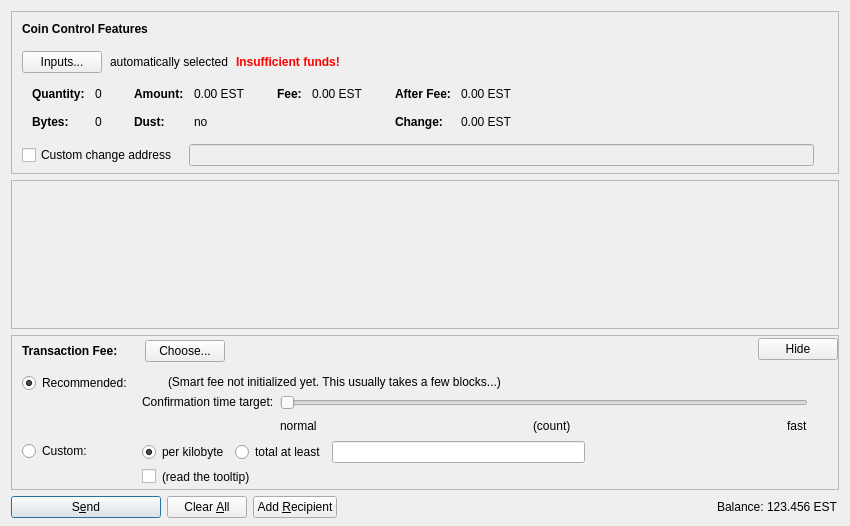
<?xml version="1.0" encoding="UTF-8"?>
<ui version="4.0">
 <class>SendCoinsDialog</class>
 <widget class="QDialog" name="SendCoinsDialog">
  <property name="geometry">
   <rect>
    <x>0</x>
    <y>0</y>
    <width>850</width>
    <height>526</height>
   </rect>
  </property>
  <property name="windowTitle">
   <string>Send Coins</string>
  </property>
  <layout class="QVBoxLayout" name="verticalLayout" stretch="0,1,0,0">
   <property name="bottomMargin">
    <number>8</number>
   </property>
   <item>
    <widget class="QFrame" name="frameCoinControl">
     <property name="sizePolicy">
      <sizepolicy hsizetype="Expanding" vsizetype="Expanding">
       <horstretch>0</horstretch>
       <verstretch>0</verstretch>
      </sizepolicy>
     </property>
     <property name="maximumSize">
      <size>
       <width>16777215</width>
       <height>16777215</height>
      </size>
     </property>
     <property name="frameShape">
      <enum>QFrame::StyledPanel</enum>
     </property>
     <property name="frameShadow">
      <enum>QFrame::Sunken</enum>
     </property>
     <layout class="QVBoxLayout" name="verticalLayoutCoinControl2">
      <property name="spacing">
       <number>0</number>
      </property>
      <property name="leftMargin">
       <number>0</number>
      </property>
      <property name="topMargin">
       <number>0</number>
      </property>
      <property name="rightMargin">
       <number>0</number>
      </property>
      <property name="bottomMargin">
       <number>6</number>
      </property>
      <item>
       <layout class="QVBoxLayout" name="verticalLayoutCoinControl" stretch="0,0,0,0,1">
        <property name="spacing">
         <number>0</number>
        </property>
        <property name="leftMargin">
         <number>10</number>
        </property>
        <property name="topMargin">
         <number>10</number>
        </property>
        <item>
         <layout class="QHBoxLayout" name="horizontalLayoutCoinControl1">
          <property name="bottomMargin">
           <number>15</number>
          </property>
          <item>
           <widget class="QLabel" name="labelCoinControlFeatures">
            <property name="sizePolicy">
             <sizepolicy hsizetype="Preferred" vsizetype="Maximum">
              <horstretch>0</horstretch>
              <verstretch>0</verstretch>
             </sizepolicy>
            </property>
            <property name="font">
             <font>
              <weight>75</weight>
              <bold>true</bold>
             </font>
            </property>
            <property name="styleSheet">
             <string notr="true">font-weight:bold;</string>
            </property>
            <property name="text">
             <string>Coin Control Features</string>
            </property>
           </widget>
          </item>
         </layout>
        </item>
        <item>
         <layout class="QHBoxLayout" name="horizontalLayoutCoinControl2" stretch="0,0,0,0">
          <property name="spacing">
           <number>8</number>
          </property>
          <property name="bottomMargin">
           <number>10</number>
          </property>
          <item>
           <widget class="QPushButton" name="pushButtonCoinControl">
            <property name="styleSheet">
             <string notr="true"/>
            </property>
            <property name="text">
             <string>Inputs...</string>
            </property>
            <property name="autoDefault">
             <bool>false</bool>
            </property>
           </widget>
          </item>
          <item>
           <widget class="QLabel" name="labelCoinControlAutomaticallySelected">
            <property name="text">
             <string>automatically selected</string>
            </property>
            <property name="margin">
             <number>5</number>
            </property>
           </widget>
          </item>
          <item>
           <widget class="QLabel" name="labelCoinControlInsuffFunds">
            <property name="font">
             <font>
              <weight>75</weight>
              <bold>true</bold>
             </font>
            </property>
            <property name="styleSheet">
             <string notr="true">color:red;font-weight:bold;</string>
            </property>
            <property name="text">
             <string>Insufficient funds!</string>
            </property>
            <property name="margin">
             <number>5</number>
            </property>
           </widget>
          </item>
          <item>
           <spacer name="horizontalSpacerCoinControl">
            <property name="orientation">
             <enum>Qt::Horizontal</enum>
            </property>
            <property name="sizeHint" stdset="0">
             <size>
              <width>40</width>
              <height>1</height>
             </size>
            </property>
           </spacer>
          </item>
         </layout>
        </item>
        <item>
         <widget class="QWidget" name="widgetCoinControl" native="true">
          <property name="sizePolicy">
           <sizepolicy hsizetype="Preferred" vsizetype="Preferred">
            <horstretch>0</horstretch>
            <verstretch>0</verstretch>
           </sizepolicy>
          </property>
          <property name="minimumSize">
           <size>
            <width>0</width>
            <height>0</height>
           </size>
          </property>
          <property name="styleSheet">
           <string notr="true"/>
          </property>
          <layout class="QHBoxLayout" name="horizontalLayoutCoinControl5">
           <property name="leftMargin">
            <number>0</number>
           </property>
           <property name="topMargin">
            <number>0</number>
           </property>
           <property name="rightMargin">
            <number>0</number>
           </property>
           <property name="bottomMargin">
            <number>0</number>
           </property>
           <item>
            <layout class="QHBoxLayout" name="horizontalLayoutCoinControl3" stretch="0,0,0,1">
             <property name="spacing">
              <number>20</number>
             </property>
             <property name="topMargin">
              <number>0</number>
             </property>
             <property name="bottomMargin">
              <number>10</number>
             </property>
             <item>
              <layout class="QFormLayout" name="formLayoutCoinControl1">
               <property name="horizontalSpacing">
                <number>10</number>
               </property>
               <property name="verticalSpacing">
                <number>14</number>
               </property>
               <property name="leftMargin">
                <number>10</number>
               </property>
               <property name="topMargin">
                <number>4</number>
               </property>
               <property name="rightMargin">
                <number>6</number>
               </property>
               <item row="0" column="0">
                <widget class="QLabel" name="labelCoinControlQuantityText">
                 <property name="font">
                  <font>
                   <weight>75</weight>
                   <bold>true</bold>
                  </font>
                 </property>
                 <property name="text">
                  <string>Quantity:</string>
                 </property>
                 <property name="margin">
                  <number>0</number>
                 </property>
                </widget>
               </item>
               <item row="0" column="1">
                <widget class="QLabel" name="labelCoinControlQuantity">
                 <property name="cursor">
                  <cursorShape>IBeamCursor</cursorShape>
                 </property>
                 <property name="contextMenuPolicy">
                  <enum>Qt::ActionsContextMenu</enum>
                 </property>
                 <property name="text">
                  <string notr="true">0</string>
                 </property>
                 <property name="margin">
                  <number>0</number>
                 </property>
                 <property name="textInteractionFlags">
                  <set>Qt::LinksAccessibleByMouse|Qt::TextSelectableByKeyboard|Qt::TextSelectableByMouse</set>
                 </property>
                </widget>
               </item>
               <item row="1" column="0">
                <widget class="QLabel" name="labelCoinControlBytesText">
                 <property name="font">
                  <font>
                   <weight>75</weight>
                   <bold>true</bold>
                  </font>
                 </property>
                 <property name="text">
                  <string>Bytes:</string>
                 </property>
                </widget>
               </item>
               <item row="1" column="1">
                <widget class="QLabel" name="labelCoinControlBytes">
                 <property name="cursor">
                  <cursorShape>IBeamCursor</cursorShape>
                 </property>
                 <property name="contextMenuPolicy">
                  <enum>Qt::ActionsContextMenu</enum>
                 </property>
                 <property name="text">
                  <string notr="true">0</string>
                 </property>
                 <property name="textInteractionFlags">
                  <set>Qt::LinksAccessibleByMouse|Qt::TextSelectableByKeyboard|Qt::TextSelectableByMouse</set>
                 </property>
                </widget>
               </item>
              </layout>
             </item>
             <item>
              <layout class="QFormLayout" name="formLayoutCoinControl2">
               <property name="horizontalSpacing">
                <number>10</number>
               </property>
               <property name="verticalSpacing">
                <number>14</number>
               </property>
               <property name="leftMargin">
                <number>6</number>
               </property>
               <property name="topMargin">
                <number>4</number>
               </property>
               <property name="rightMargin">
                <number>6</number>
               </property>
               <item row="0" column="0">
                <widget class="QLabel" name="labelCoinControlAmountText">
                 <property name="font">
                  <font>
                   <weight>75</weight>
                   <bold>true</bold>
                  </font>
                 </property>
                 <property name="text">
                  <string>Amount:</string>
                 </property>
                 <property name="margin">
                  <number>0</number>
                 </property>
                </widget>
               </item>
               <item row="0" column="1">
                <widget class="QLabel" name="labelCoinControlAmount">
                 <property name="cursor">
                  <cursorShape>IBeamCursor</cursorShape>
                 </property>
                 <property name="contextMenuPolicy">
                  <enum>Qt::ActionsContextMenu</enum>
                 </property>
                 <property name="text">
                  <string notr="true">0.00 EST</string>
                 </property>
                 <property name="textInteractionFlags">
                  <set>Qt::LinksAccessibleByMouse|Qt::TextSelectableByKeyboard|Qt::TextSelectableByMouse</set>
                 </property>
                </widget>
               </item>
               <item row="1" column="0">
                <widget class="QLabel" name="labelCoinControlLowOutputText">
                 <property name="font">
                  <font>
                   <weight>75</weight>
                   <bold>true</bold>
                  </font>
                 </property>
                 <property name="text">
                  <string>Dust:</string>
                 </property>
                </widget>
               </item>
               <item row="1" column="1">
                <widget class="QLabel" name="labelCoinControlLowOutput">
                 <property name="cursor">
                  <cursorShape>IBeamCursor</cursorShape>
                 </property>
                 <property name="contextMenuPolicy">
                  <enum>Qt::ActionsContextMenu</enum>
                 </property>
                 <property name="text">
                  <string notr="true">no</string>
                 </property>
                 <property name="textInteractionFlags">
                  <set>Qt::LinksAccessibleByMouse|Qt::TextSelectableByKeyboard|Qt::TextSelectableByMouse</set>
                 </property>
                </widget>
               </item>
              </layout>
             </item>
             <item>
              <layout class="QFormLayout" name="formLayoutCoinControl3">
               <property name="horizontalSpacing">
                <number>10</number>
               </property>
               <property name="verticalSpacing">
                <number>14</number>
               </property>
               <property name="leftMargin">
                <number>6</number>
               </property>
               <property name="topMargin">
                <number>4</number>
               </property>
               <property name="rightMargin">
                <number>6</number>
               </property>
               <item row="0" column="0">
                <widget class="QLabel" name="labelCoinControlFeeText">
                 <property name="font">
                  <font>
                   <weight>75</weight>
                   <bold>true</bold>
                  </font>
                 </property>
                 <property name="text">
                  <string>Fee:</string>
                 </property>
                 <property name="margin">
                  <number>0</number>
                 </property>
                </widget>
               </item>
               <item row="0" column="1">
                <widget class="QLabel" name="labelCoinControlFee">
                 <property name="cursor">
                  <cursorShape>IBeamCursor</cursorShape>
                 </property>
                 <property name="contextMenuPolicy">
                  <enum>Qt::ActionsContextMenu</enum>
                 </property>
                 <property name="text">
                  <string notr="true">0.00 EST</string>
                 </property>
                 <property name="textInteractionFlags">
                  <set>Qt::LinksAccessibleByMouse|Qt::TextSelectableByKeyboard|Qt::TextSelectableByMouse</set>
                 </property>
                </widget>
               </item>
              </layout>
             </item>
             <item>
              <layout class="QFormLayout" name="formLayoutCoinControl4">
               <property name="horizontalSpacing">
                <number>10</number>
               </property>
               <property name="verticalSpacing">
                <number>14</number>
               </property>
               <property name="leftMargin">
                <number>6</number>
               </property>
               <property name="topMargin">
                <number>4</number>
               </property>
               <property name="rightMargin">
                <number>6</number>
               </property>
               <item row="0" column="0">
                <widget class="QLabel" name="labelCoinControlAfterFeeText">
                 <property name="font">
                  <font>
                   <weight>75</weight>
                   <bold>true</bold>
                  </font>
                 </property>
                 <property name="text">
                  <string>After Fee:</string>
                 </property>
                 <property name="margin">
                  <number>0</number>
                 </property>
                </widget>
               </item>
               <item row="0" column="1">
                <widget class="QLabel" name="labelCoinControlAfterFee">
                 <property name="cursor">
                  <cursorShape>IBeamCursor</cursorShape>
                 </property>
                 <property name="contextMenuPolicy">
                  <enum>Qt::ActionsContextMenu</enum>
                 </property>
                 <property name="text">
                  <string notr="true">0.00 EST</string>
                 </property>
                 <property name="textInteractionFlags">
                  <set>Qt::LinksAccessibleByMouse|Qt::TextSelectableByKeyboard|Qt::TextSelectableByMouse</set>
                 </property>
                </widget>
               </item>
               <item row="1" column="0">
                <widget class="QLabel" name="labelCoinControlChangeText">
                 <property name="font">
                  <font>
                   <weight>75</weight>
                   <bold>true</bold>
                  </font>
                 </property>
                 <property name="text">
                  <string>Change:</string>
                 </property>
                </widget>
               </item>
               <item row="1" column="1">
                <widget class="QLabel" name="labelCoinControlChange">
                 <property name="cursor">
                  <cursorShape>IBeamCursor</cursorShape>
                 </property>
                 <property name="contextMenuPolicy">
                  <enum>Qt::ActionsContextMenu</enum>
                 </property>
                 <property name="text">
                  <string notr="true">0.00 EST</string>
                 </property>
                 <property name="textInteractionFlags">
                  <set>Qt::LinksAccessibleByMouse|Qt::TextSelectableByKeyboard|Qt::TextSelectableByMouse</set>
                 </property>
                </widget>
               </item>
              </layout>
             </item>
            </layout>
           </item>
          </layout>
         </widget>
        </item>
        <item>
         <layout class="QHBoxLayout" name="horizontalLayoutCoinControl4" stretch="0,0,0">
          <property name="spacing">
           <number>12</number>
          </property>
          <property name="sizeConstraint">
           <enum>QLayout::SetDefaultConstraint</enum>
          </property>
          <property name="topMargin">
           <number>5</number>
          </property>
          <property name="rightMargin">
           <number>5</number>
          </property>
          <item>
           <widget class="QCheckBox" name="checkBoxCoinControlChange">
            <property name="toolTip">
             <string>If this is activated, but the change address is empty or invalid, change will be sent to a newly generated address.</string>
            </property>
            <property name="text">
             <string>Custom change address</string>
            </property>
           </widget>
          </item>
          <item>
           <widget class="QValidatedLineEdit" name="lineEditCoinControlChange">
            <property name="enabled">
             <bool>false</bool>
            </property>
            <property name="sizePolicy">
             <sizepolicy hsizetype="Expanding" vsizetype="Fixed">
              <horstretch>0</horstretch>
              <verstretch>0</verstretch>
             </sizepolicy>
            </property>
           </widget>
          </item>
          <item>
           <widget class="QLabel" name="labelCoinControlChangeLabel">
            <property name="sizePolicy">
             <sizepolicy hsizetype="Preferred" vsizetype="Expanding">
              <horstretch>0</horstretch>
              <verstretch>0</verstretch>
             </sizepolicy>
            </property>
            <property name="minimumSize">
             <size>
              <width>0</width>
              <height>0</height>
             </size>
            </property>
            <property name="text">
             <string/>
            </property>
            <property name="margin">
             <number>3</number>
            </property>
           </widget>
          </item>
         </layout>
        </item>
        <item>
         <spacer name="verticalSpacerCoinControl">
          <property name="orientation">
           <enum>Qt::Vertical</enum>
          </property>
          <property name="sizeHint" stdset="0">
           <size>
            <width>800</width>
            <height>1</height>
           </size>
          </property>
         </spacer>
        </item>
       </layout>
      </item>
     </layout>
    </widget>
   </item>
   <item>
    <widget class="QScrollArea" name="scrollArea">
     <property name="widgetResizable">
      <bool>true</bool>
     </property>
     <widget class="QWidget" name="scrollAreaWidgetContents">
      <property name="geometry">
       <rect>
        <x>0</x>
        <y>0</y>
        <width>830</width>
        <height>104</height>
       </rect>
      </property>
      <layout class="QVBoxLayout" name="verticalLayout_2" stretch="0,1">
       <property name="leftMargin">
        <number>0</number>
       </property>
       <property name="topMargin">
        <number>0</number>
       </property>
       <property name="rightMargin">
        <number>0</number>
       </property>
       <property name="bottomMargin">
        <number>0</number>
       </property>
       <item>
        <layout class="QVBoxLayout" name="entries">
         <property name="spacing">
          <number>6</number>
         </property>
        </layout>
       </item>
       <item>
        <spacer name="verticalSpacer">
         <property name="orientation">
          <enum>Qt::Vertical</enum>
         </property>
         <property name="sizeHint" stdset="0">
          <size>
           <width>20</width>
           <height>40</height>
          </size>
         </property>
        </spacer>
       </item>
      </layout>
     </widget>
    </widget>
   </item>
   <item>
    <widget class="QFrame" name="frameFee">
     <property name="sizePolicy">
      <sizepolicy hsizetype="Expanding" vsizetype="Expanding">
       <horstretch>0</horstretch>
       <verstretch>0</verstretch>
      </sizepolicy>
     </property>
     <property name="maximumSize">
      <size>
       <width>16777215</width>
       <height>16777215</height>
      </size>
     </property>
     <property name="frameShape">
      <enum>QFrame::StyledPanel</enum>
     </property>
     <property name="frameShadow">
      <enum>QFrame::Sunken</enum>
     </property>
     <layout class="QVBoxLayout" name="verticalLayoutFee1">
      <property name="spacing">
       <number>0</number>
      </property>
      <property name="leftMargin">
       <number>0</number>
      </property>
      <property name="topMargin">
       <number>0</number>
      </property>
      <property name="rightMargin">
       <number>0</number>
      </property>
      <property name="bottomMargin">
       <number>0</number>
      </property>
      <item>
       <layout class="QVBoxLayout" name="verticalLayoutFee2" stretch="0,0,0">
        <property name="spacing">
         <number>0</number>
        </property>
        <property name="leftMargin">
         <number>10</number>
        </property>
        <property name="topMargin">
         <number>0</number>
        </property>
        <item>
         <layout class="QHBoxLayout" name="horizontalLayoutFee1">
          <property name="bottomMargin">
           <number>0</number>
          </property>
          <item>
           <layout class="QVBoxLayout" name="verticalLayoutFee7">
            <property name="spacing">
             <number>0</number>
            </property>
            <item>
             <spacer name="verticalSpacerSmartFee">
              <property name="orientation">
               <enum>Qt::Vertical</enum>
              </property>
              <property name="sizeType">
               <enum>QSizePolicy::Fixed</enum>
              </property>
              <property name="sizeHint" stdset="0">
               <size>
                <width>1</width>
                <height>4</height>
               </size>
              </property>
             </spacer>
            </item>
            <item>
             <layout class="QHBoxLayout" name="horizontalLayoutSmartFee">
              <property name="spacing">
               <number>10</number>
              </property>
              <item>
               <widget class="QLabel" name="labelFeeHeadline">
                <property name="sizePolicy">
                 <sizepolicy hsizetype="Preferred" vsizetype="Maximum">
                  <horstretch>0</horstretch>
                  <verstretch>0</verstretch>
                 </sizepolicy>
                </property>
                <property name="font">
                 <font>
                  <weight>75</weight>
                  <bold>true</bold>
                 </font>
                </property>
                <property name="styleSheet">
                 <string notr="true">font-weight:bold;</string>
                </property>
                <property name="text">
                 <string>Transaction Fee:</string>
                </property>
               </widget>
              </item>
              <item>
               <widget class="QLabel" name="labelFeeMinimized">
                <property name="text">
                 <string/>
                </property>
               </widget>
              </item>
              <item>
               <widget class="QPushButton" name="buttonChooseFee">
                <property name="text">
                 <string>Choose...</string>
                </property>
               </widget>
              </item>
             </layout>
            </item>
            <item>
             <spacer name="verticalSpacer_5">
              <property name="orientation">
               <enum>Qt::Vertical</enum>
              </property>
              <property name="sizeHint" stdset="0">
               <size>
                <width>1</width>
                <height>1</height>
               </size>
              </property>
             </spacer>
            </item>
           </layout>
          </item>
          <item>
           <spacer name="horizontalSpacer_4">
            <property name="orientation">
             <enum>Qt::Horizontal</enum>
            </property>
            <property name="sizeHint" stdset="0">
             <size>
              <width>40</width>
              <height>20</height>
             </size>
            </property>
           </spacer>
          </item>
          <item>
           <widget class="QPushButton" name="buttonMinimizeFee">
            <property name="toolTip">
             <string>collapse fee-settings</string>
            </property>
            <property name="text">
             <string>Hide</string>
            </property>
           </widget>
          </item>
         </layout>
        </item>
        <item>
         <widget class="QFrame" name="frameFeeSelection">
          <layout class="QVBoxLayout" name="verticalLayoutFee12">
           <property name="spacing">
            <number>0</number>
           </property>
           <property name="leftMargin">
            <number>0</number>
           </property>
           <property name="topMargin">
            <number>0</number>
           </property>
           <property name="rightMargin">
            <number>0</number>
           </property>
           <property name="bottomMargin">
            <number>0</number>
           </property>
           <item>
            <layout class="QGridLayout" name="gridLayoutFee">
             <property name="topMargin">
              <number>10</number>
             </property>
             <property name="bottomMargin">
              <number>4</number>
             </property>
             <property name="horizontalSpacing">
              <number>10</number>
             </property>
             <property name="verticalSpacing">
              <number>4</number>
             </property>
             <item row="1" column="1">
              <layout class="QVBoxLayout" name="verticalLayoutFee8">
               <property name="spacing">
                <number>6</number>
               </property>
               <item>
                <layout class="QHBoxLayout" name="horizontalLayoutFee13">
                 <item>
                  <widget class="QRadioButton" name="radioCustomPerKilobyte">
                   <property name="toolTip">
                    <string>If the custom fee is set to 1000 satoshis and the transaction is only 250 bytes, then &quot;per kilobyte&quot; only pays 250 satoshis in fee, while &quot;total at least&quot; pays 1000 satoshis. For transactions bigger than a kilobyte both pay by kilobyte.</string>
                   </property>
                   <property name="text">
                    <string>per kilobyte</string>
                   </property>
                   <property name="checked">
                    <bool>true</bool>
                   </property>
                   <attribute name="buttonGroup">
                    <string notr="true">groupCustomFee</string>
                   </attribute>
                  </widget>
                 </item>
                 <item>
                  <widget class="QRadioButton" name="radioCustomAtLeast">
                   <property name="toolTip">
                    <string>If the custom fee is set to 1000 satoshis and the transaction is only 250 bytes, then &quot;per kilobyte&quot; only pays 250 satoshis in fee, while &quot;total at least&quot; pays 1000 satoshis. For transactions bigger than a kilobyte both pay by kilobyte.</string>
                   </property>
                   <property name="text">
                    <string>total at least</string>
                   </property>
                   <attribute name="buttonGroup">
                    <string notr="true">groupCustomFee</string>
                   </attribute>
                  </widget>
                 </item>
                 <item>
                  <widget class="BitcoinAmountField" name="customFee"/>
                 </item>
                 <item>
                  <spacer name="horizontalSpacer_6">
                   <property name="orientation">
                    <enum>Qt::Horizontal</enum>
                   </property>
                   <property name="sizeHint" stdset="0">
                    <size>
                     <width>1</width>
                     <height>1</height>
                    </size>
                   </property>
                  </spacer>
                 </item>
                </layout>
               </item>
               <item>
                <layout class="QHBoxLayout" name="horizontalLayoutFee8">
                 <item>
                  <widget class="QCheckBox" name="checkBoxMinimumFee">
                   <property name="toolTip">
                    <string>Paying only the minimum fee is just fine as long as there is less transaction volume than space in the blocks. But be aware that this can end up in a never confirming transaction once there is more demand for easticoin transactions than the network can process.</string>
                   </property>
                   <property name="text">
                    <string/>
                   </property>
                  </widget>
                 </item>
                 <item>
                  <widget class="QLabel" name="labelMinFeeWarning">
                   <property name="enabled">
                    <bool>true</bool>
                   </property>
                   <property name="toolTip">
                    <string>Paying only the minimum fee is just fine as long as there is less transaction volume than space in the blocks. But be aware that this can end up in a never confirming transaction once there is more demand for easticoin transactions than the network can process.</string>
                   </property>
                   <property name="text">
                    <string>(read the tooltip)</string>
                   </property>
                   <property name="margin">
                    <number>5</number>
                   </property>
                  </widget>
                 </item>
                 <item>
                  <spacer name="horizontalSpacer_2">
                   <property name="orientation">
                    <enum>Qt::Horizontal</enum>
                   </property>
                   <property name="sizeHint" stdset="0">
                    <size>
                     <width>1</width>
                     <height>1</height>
                    </size>
                   </property>
                  </spacer>
                 </item>
                </layout>
               </item>
              </layout>
             </item>
             <item row="0" column="0">
              <layout class="QVBoxLayout" name="verticalLayoutFee4" stretch="0,1">
               <item>
                <widget class="QRadioButton" name="radioSmartFee">
                 <property name="text">
                  <string>Recommended:</string>
                 </property>
                 <property name="checked">
                  <bool>true</bool>
                 </property>
                 <attribute name="buttonGroup">
                  <string notr="true">groupFee</string>
                 </attribute>
                </widget>
               </item>
               <item>
                <spacer name="verticalSpacer_2">
                 <property name="orientation">
                  <enum>Qt::Vertical</enum>
                 </property>
                 <property name="sizeHint" stdset="0">
                  <size>
                   <width>1</width>
                   <height>1</height>
                  </size>
                 </property>
                </spacer>
               </item>
              </layout>
             </item>
             <item row="1" column="0">
              <layout class="QVBoxLayout" name="verticalLayoutFee9" stretch="0,1">
               <item>
                <widget class="QRadioButton" name="radioCustomFee">
                 <property name="text">
                  <string>Custom:</string>
                 </property>
                 <attribute name="buttonGroup">
                  <string notr="true">groupFee</string>
                 </attribute>
                </widget>
               </item>
               <item>
                <spacer name="verticalSpacer_6">
                 <property name="orientation">
                  <enum>Qt::Vertical</enum>
                 </property>
                 <property name="sizeHint" stdset="0">
                  <size>
                   <width>1</width>
                   <height>1</height>
                  </size>
                 </property>
                </spacer>
               </item>
              </layout>
             </item>
             <item row="0" column="1">
              <layout class="QVBoxLayout" name="verticalLayoutFee3" stretch="0,0,1">
               <property name="spacing">
                <number>6</number>
               </property>
               <property name="topMargin">
                <number>2</number>
               </property>
               <item>
                <layout class="QHBoxLayout" name="horizontalLayoutFee12">
                 <item>
                  <widget class="QLabel" name="labelSmartFee">
                   <property name="text">
                    <string/>
                   </property>
                   <property name="margin">
                    <number>2</number>
                   </property>
                  </widget>
                 </item>
                 <item>
                  <widget class="QLabel" name="labelFeeEstimation">
                   <property name="text">
                    <string/>
                   </property>
                  </widget>
                 </item>
                 <item>
                  <widget class="QLabel" name="labelSmartFee2">
                   <property name="text">
                    <string>(Smart fee not initialized yet. This usually takes a few blocks...)</string>
                   </property>
                   <property name="margin">
                    <number>2</number>
                   </property>
                  </widget>
                 </item>
                 <item>
                  <spacer name="horizontalSpacer_5">
                   <property name="orientation">
                    <enum>Qt::Horizontal</enum>
                   </property>
                   <property name="sizeHint" stdset="0">
                    <size>
                     <width>1</width>
                     <height>1</height>
                    </size>
                   </property>
                  </spacer>
                 </item>
                </layout>
               </item>
               <item>
                <layout class="QHBoxLayout" name="horizontalLayoutFee9">
                 <item>
                  <layout class="QVBoxLayout" name="verticalLayoutFee6">
                   <item>
                    <widget class="QLabel" name="labelSmartFee3">
                     <property name="text">
                      <string>Confirmation time target:</string>
                     </property>
                     <property name="margin">
                      <number>2</number>
                     </property>
                    </widget>
                   </item>
                   <item>
                    <spacer name="verticalSpacer_3">
                     <property name="orientation">
                      <enum>Qt::Vertical</enum>
                     </property>
                     <property name="sizeHint" stdset="0">
                      <size>
                       <width>1</width>
                       <height>1</height>
                      </size>
                     </property>
                    </spacer>
                   </item>
                  </layout>
                 </item>
                 <item>
                  <layout class="QVBoxLayout" name="verticalLayoutFee5">
                   <property name="rightMargin">
                    <number>30</number>
                   </property>
                   <item>
                    <widget class="QSlider" name="sliderSmartFee">
                     <property name="minimum">
                      <number>0</number>
                     </property>
                     <property name="maximum">
                      <number>23</number>
                     </property>
                     <property name="pageStep">
                      <number>1</number>
                     </property>
                     <property name="value">
                      <number>0</number>
                     </property>
                     <property name="orientation">
                      <enum>Qt::Horizontal</enum>
                     </property>
                     <property name="invertedAppearance">
                      <bool>false</bool>
                     </property>
                     <property name="invertedControls">
                      <bool>false</bool>
                     </property>
                     <property name="tickPosition">
                      <enum>QSlider::NoTicks</enum>
                     </property>
                    </widget>
                   </item>
                   <item>
                    <layout class="QHBoxLayout" name="horizontalLayoutFee10">
                     <item>
                      <widget class="QLabel" name="labelSmartFeeNormal">
                       <property name="text">
                        <string>normal</string>
                       </property>
                      </widget>
                     </item>
                     <item>
                      <spacer name="horizontalSpacer_7">
                       <property name="orientation">
                        <enum>Qt::Horizontal</enum>
                       </property>
                       <property name="sizeHint" stdset="0">
                        <size>
                         <width>40</width>
                         <height>20</height>
                        </size>
                       </property>
                      </spacer>
                     </item>
                     <item>
                      <widget class="QLabel" name="confirmationTargetLabel">
                       <property name="text">
                        <string notr="true">(count)</string>
                       </property>
                      </widget>
                     </item>
                     <item>
                      <spacer name="horizontalSpacer_3">
                       <property name="orientation">
                        <enum>Qt::Horizontal</enum>
                       </property>
                       <property name="sizeHint" stdset="0">
                        <size>
                         <width>40</width>
                         <height>20</height>
                        </size>
                       </property>
                      </spacer>
                     </item>
                     <item>
                      <widget class="QLabel" name="labelSmartFeeFast">
                       <property name="text">
                        <string>fast</string>
                       </property>
                      </widget>
                     </item>
                    </layout>
                   </item>
                  </layout>
                 </item>
                </layout>
               </item>
               <item>
                <spacer name="verticalSpacer_4">
                 <property name="orientation">
                  <enum>Qt::Vertical</enum>
                 </property>
                 <property name="sizeHint" stdset="0">
                  <size>
                   <width>1</width>
                   <height>1</height>
                  </size>
                 </property>
                </spacer>
               </item>
              </layout>
             </item>
            </layout>
           </item>
          </layout>
         </widget>
        </item>
        <item>
         <spacer name="verticalSpacerFee">
          <property name="orientation">
           <enum>Qt::Vertical</enum>
          </property>
          <property name="sizeHint" stdset="0">
           <size>
            <width>800</width>
            <height>1</height>
           </size>
          </property>
         </spacer>
        </item>
       </layout>
      </item>
     </layout>
    </widget>
   </item>
   <item>
    <layout class="QHBoxLayout" name="horizontalLayout">
     <item>
      <widget class="QPushButton" name="sendButton">
       <property name="minimumSize">
        <size>
         <width>150</width>
         <height>0</height>
        </size>
       </property>
       <property name="toolTip">
        <string>Confirm the send action</string>
       </property>
       <property name="text">
        <string>S&amp;end</string>
       </property>
       <property name="icon">
        <iconset resource="../bitcoin.qrc">
         <normaloff>:/icons/send</normaloff>:/icons/send</iconset>
       </property>
       <property name="autoDefault">
        <bool>false</bool>
       </property>
       <property name="default">
        <bool>true</bool>
       </property>
      </widget>
     </item>
     <item>
      <widget class="QPushButton" name="clearButton">
       <property name="sizePolicy">
        <sizepolicy hsizetype="Minimum" vsizetype="Fixed">
         <horstretch>0</horstretch>
         <verstretch>0</verstretch>
        </sizepolicy>
       </property>
       <property name="toolTip">
        <string>Clear all fields of the form.</string>
       </property>
       <property name="text">
        <string>Clear &amp;All</string>
       </property>
       <property name="icon">
        <iconset resource="../bitcoin.qrc">
         <normaloff>:/icons/remove</normaloff>:/icons/remove</iconset>
       </property>
       <property name="autoDefault">
        <bool>false</bool>
       </property>
      </widget>
     </item>
     <item>
      <widget class="QPushButton" name="addButton">
       <property name="toolTip">
        <string>Send to multiple recipients at once</string>
       </property>
       <property name="text">
        <string>Add &amp;Recipient</string>
       </property>
       <property name="icon">
        <iconset resource="../bitcoin.qrc">
         <normaloff>:/icons/add</normaloff>:/icons/add</iconset>
       </property>
       <property name="autoDefault">
        <bool>false</bool>
       </property>
      </widget>
     </item>
     <item>
      <spacer name="horizontalSpacer">
       <property name="orientation">
        <enum>Qt::Horizontal</enum>
       </property>
       <property name="sizeHint" stdset="0">
        <size>
         <width>40</width>
         <height>20</height>
        </size>
       </property>
      </spacer>
     </item>
     <item>
      <layout class="QHBoxLayout" name="horizontalLayout_2">
       <property name="spacing">
        <number>3</number>
       </property>
       <item>
        <widget class="QLabel" name="label">
         <property name="sizePolicy">
          <sizepolicy hsizetype="Preferred" vsizetype="Fixed">
           <horstretch>0</horstretch>
           <verstretch>0</verstretch>
          </sizepolicy>
         </property>
         <property name="text">
          <string>Balance:</string>
         </property>
        </widget>
       </item>
       <item>
        <widget class="QLabel" name="labelBalance">
         <property name="sizePolicy">
          <sizepolicy hsizetype="Preferred" vsizetype="Fixed">
           <horstretch>0</horstretch>
           <verstretch>0</verstretch>
          </sizepolicy>
         </property>
         <property name="cursor">
          <cursorShape>IBeamCursor</cursorShape>
         </property>
         <property name="text">
          <string notr="true">123.456 EST</string>
         </property>
         <property name="textInteractionFlags">
          <set>Qt::LinksAccessibleByMouse|Qt::TextSelectableByKeyboard|Qt::TextSelectableByMouse</set>
         </property>
        </widget>
       </item>
      </layout>
     </item>
    </layout>
   </item>
  </layout>
 </widget>
 <customwidgets>
  <customwidget>
   <class>QValidatedLineEdit</class>
   <extends>QLineEdit</extends>
   <header>qvalidatedlineedit.h</header>
  </customwidget>
  <customwidget>
   <class>BitcoinAmountField</class>
   <extends>QLineEdit</extends>
   <header>bitcoinamountfield.h</header>
   <container>1</container>
  </customwidget>
 </customwidgets>
 <resources>
  <include location="../bitcoin.qrc"/>
 </resources>
 <connections/>
 <buttongroups>
  <buttongroup name="groupFee"/>
  <buttongroup name="groupCustomFee"/>
 </buttongroups>
</ui>
